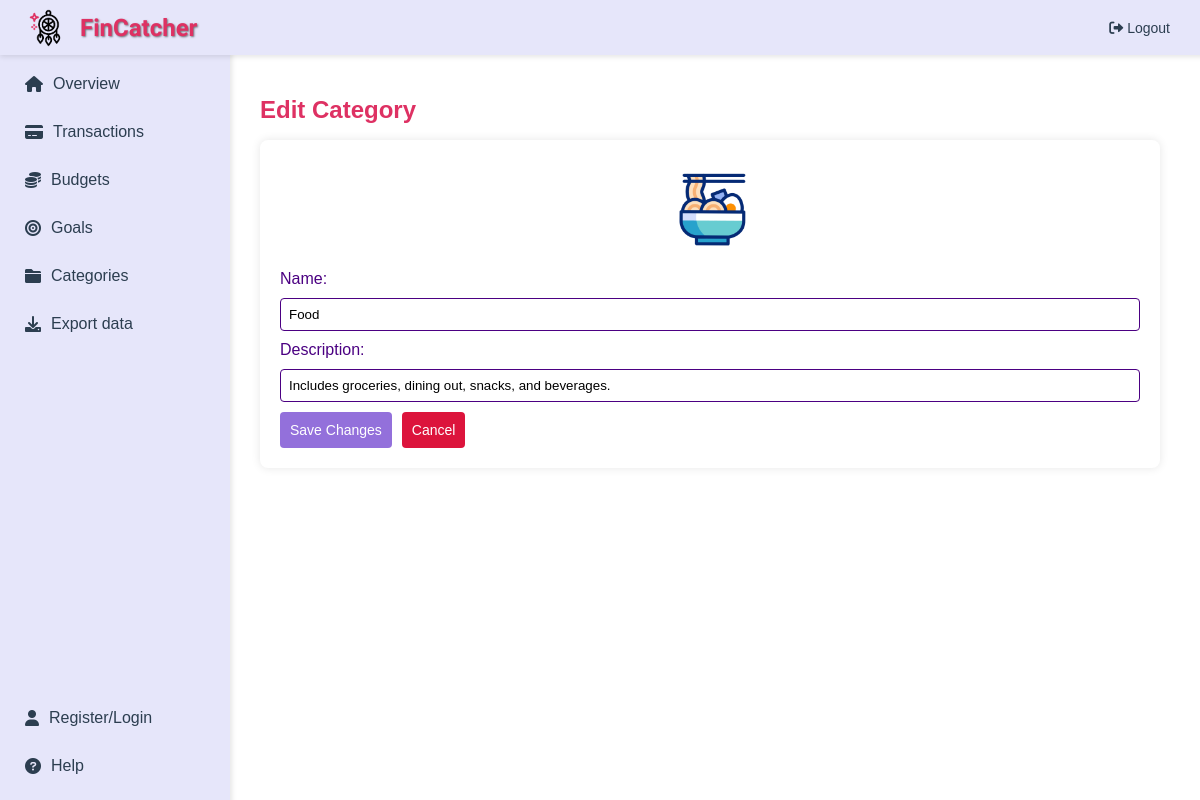
/categories/edit/1 (signed in), run on the app's committed database.
### app/main/models.py (models this page shows)
class Categories(db.Model):
    id = db.Column(db.Integer, primary_key=True, unique=True, nullable=False)
    name = db.Column(db.String(50), unique=True, nullable=False)
    description = db.Column(db.String(1000), nullable=True)
    user_id = db.Column(db.Integer, db.ForeignKey('user.user_id'), nullable=True)  # link to User
    budgets = db.relationship('Budgets', backref='category', lazy=True)
    goals = db.relationship('Goals', backref='category', lazy=True)

### app/categories/routes.py (the view, shortened to what this page needs)
@categories.route('/categories/edit/<int:id>', methods=['GET', 'POST'])
@login_required
def edit_category(id):
    category = Categories.query.get_or_404(id)
    return render_template('edit_category.html', category=category, categories=Categories.query.all(),
                           category_icons=category_icons, category_gifs=category_gifs)

### app/main/models.py (called while the page is built)
@login_manager.user_loader
def load_user(user_id):
    return User.query.get(int(user_id))  # query the database to retrieve the user instance corresponding to the user_id

### app/categories/templates/edit_category.html (shortened to what this page needs)
{% extends "layout.html" %}
{% block content %}
<div style="padding: 20px;">
    <h1 style="color: #DE3163; font-size: 24px;">Edit Category</h1>
    <form action="{{ url_for('categories.edit_category', id=category.id) }}" method="POST" style="display: flex; flex-direction: column; gap: 10px; background-color: #ffffff; padding: 20px; border-radius: 8px; box-shadow: 0 0 10px rgba(0,0,0,0.1);">
        <img src="/{{ category_gifs[category.id if category.id <= 16 else 17] }}" alt="{{ category.id }} icon" style="width:100px; height:100px; display: block; margin-left: auto; margin-right: auto;">
        <label for="name" style="color: #4B0082;">Name:</label>
        <input type="text" step="0.01" id="name" name="name" value="{{ category.name }}" required style="padding: 8px; border: 1px solid #4B0082; border-radius: 4px;">
        <label for="description" style="color: #4B0082;">Description:</label>
        <input type="text" id="description" name="description" value="{{ category.description }}" style="padding: 8px; border: 1px solid #4B0082; border-radius: 4px;">
        <div style="display: flex; gap: 10px;">
            <button type="submit" style="background-color: #9370DB; color: white; padding: 10px; border: none; border-radius: 4px; cursor: pointer; font-size: 14px;">Save Changes</button>
            <button type="button" onclick="window.location.href='{{ url_for('categories.categories_page') }}'" style="background-color: #DC143C; color: white; padding: 10px; border: none; border-radius: 4px; cursor: pointer; font-size: 14px;">Cancel</button>
        </div>
    </form>
</div>
{% endblock %}

### app/main/templates/layout.html (style rules this page uses)
body { margin: 0; font-family: Arial, sans-serif; background-color: #ffffff; color: #2c3e50; }

### data on the page
Categories: name "Food", description "Includes groceries, dining out, snacks, and beverages."
